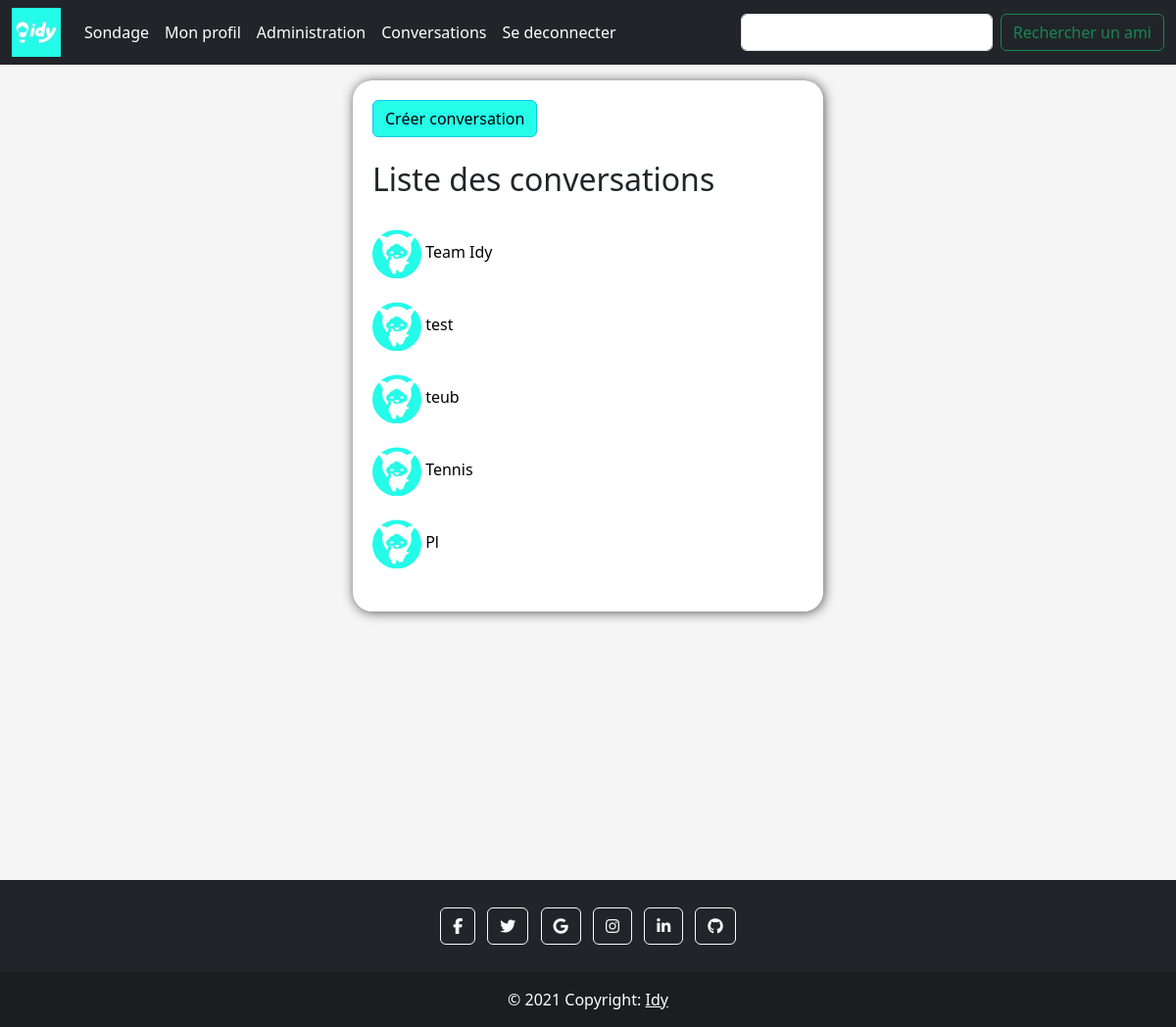
Screenshot of /index.php?view=conversation (signed in) with the database file from the repository.
### tables this page shows
CREATE TABLE `MembreConversation` (
  `idConv` int(11) DEFAULT NULL,
  `idMembre` bigint(20) DEFAULT NULL
);

CREATE TABLE `conversations` (
  `id` int(11) NOT NULL COMMENT 'Clé primaire',
  `active` tinyint(1) NOT NULL DEFAULT '1' COMMENT 'indique si la conversation est active',
  `theme` varchar(40) NOT NULL COMMENT 'Thème de la conversation',
  `idUtilisateur` bigint(20) DEFAULT NULL
);

### libs/maLibSQL.pdo.php (called while the page is built, shortened)
<?php
include_once "config.php";
function SQLSelect($sql)
{
 	global $BDD_host;
	global $BDD_base;
 	global $BDD_user;
 	global $BDD_password;
	try {
		$dbh = new PDO("mysql:host=$BDD_host;dbname=$BDD_base", $BDD_user, $BDD_password);
	} catch (PDOException $e) {
		die("<font color=\"red\">SQLSelect: Erreur de connexion : " . $e->getMessage() . "</font>");
	}
	$dbh->exec("SET CHARACTER SET utf8");
	$res = $dbh->query($sql);
	$num = $res->rowCount();
	if ($num==0) return false;
	else return $res;
}
function parcoursRs($result)
{
	$result->setFetchMode(PDO::FETCH_ASSOC);
	while ($ligne = $result->fetch())
		$tab[]= $ligne;
	return $tab;
}
?>

### libs/modele.php (called while the page is built, shortened)
<?php
include_once("maLibSQL.pdo.php");
function getabonnement($idUtilisateur){
    $idUtilisateur = htmlentities ($idUtilisateur);
    $SQL="SELECT * FROM ami a, Utilisateurs u WHERE a.idUtilisateur2=u.idUtilisateur AND a.idUtilisateur1='$idUtilisateur'";
    $tabPhp = parcoursRs(SQLSelect($SQL));
    return $tabPhp;
}
function listerConversations($mode="tout", $idUtilisateur){
    $idUtilisateur = htmlentities($idUtilisateur);
	$mode = htmlentities($mode);
    $SQL = "SELECT * FROM conversations c, MembreConversation m WHERE c.id=m.idConv AND m.idMembre='$idUtilisateur'";
    if ($mode == "actives") $SQL .= " AND active=1";
    return parcoursRs(SQLSelect($SQL));
}
?>

### templates/conversations.php (the view, shortened to what this page needs)
<?php
include_once("libs/modele.php");
include_once("libs/maLibForms.php");
$idUtilisateur = $_SESSION['idUtilisateur'];
?>
<div class="corps">
                <?php
                $abonnement = getabonnement($idUtilisateur);
                ?>
<div style="text-align: left;">
<button type="button" class="btn btn-info" data-bs-toggle="modal" data-bs-target="#popupabos" style = "background-color:#25fde9; color:black;">Créer conversation</button>
    </br></br><h2>Liste des conversations</h2></br>
<?php
$conversations = listerConversations("actives", $idUtilisateur);
foreach($conversations as $conv){
    echo '<a style="text-decoration:none;color:black;" href=index.php?view=chat&idConv=' . $conv['id'] .'>';
    echo "<div><img src=\"./ressources/avatar/avatar.jpg\" height=\"50\" style = \"width:50px; clip-path:ellipse(50% 50%); \">&nbsp;";
    echo $conv['theme'] . '</div>';
    echo '</a></br>';
}
echo '</div>';
?>
</div>
</div>

### css/sticky-footer.css (style rules this page uses)
html, body { height: 100%; }

### templates/header.php (style rules this page uses)
html,body { margin: 0 !important;padding: 0; }

### templates/conversations.php (style rules this page uses)
.corps { border: 0px solid white; border-radius: 20px; padding: 20px; width:40%; text-align: left; margin: 0 auto; background-color:white; box-shadow: 1px 1px 12px #555; }
body { background-color: #F5F5F5; }

### rows the page displays
membreconversation: idConv.theme "Team Idy"
membreconversation: idConv.theme "test"
membreconversation: idConv.theme "teub"
membreconversation: idConv.theme "Tennis"
membreconversation: idConv.theme "Pl"
